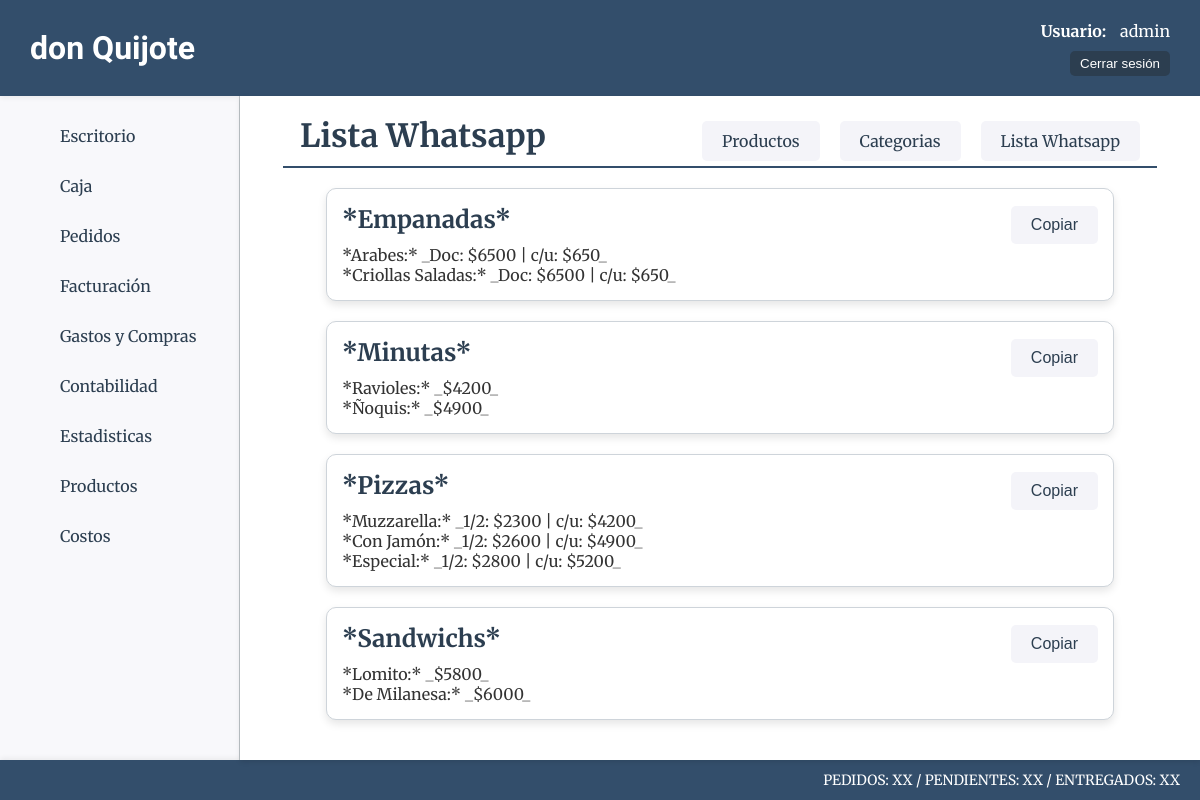
/productos/productos/lista_wa (signed in), run on an earlier commit of the app's database.
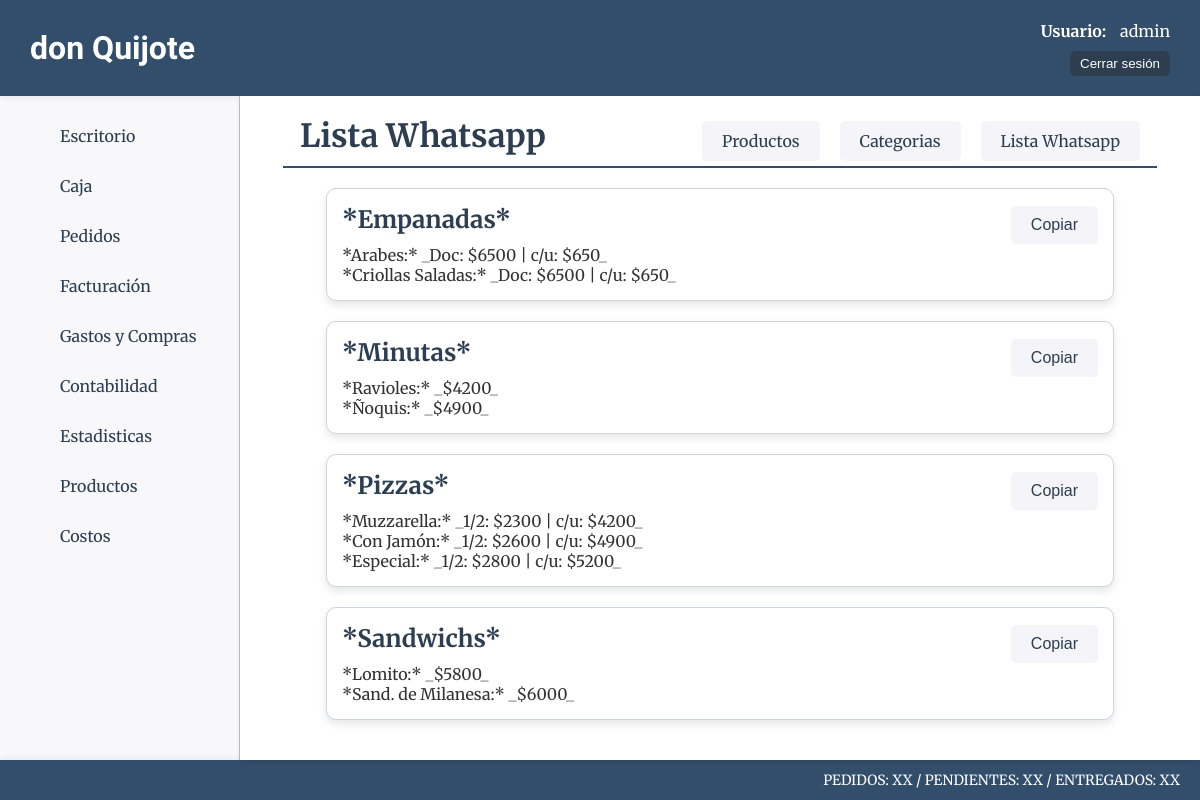
And on a later commit of the database.
### productos/models.py (models this page shows, shortened)
class Producto(models.Model):
    nombre=models.CharField(max_length=50, verbose_name="Nombre")
    categoria=models.ForeignKey(ProductoCategoria, on_delete=models.CASCADE, verbose_name="Categoría")
    descripcion=models.CharField(max_length=200, blank=True, null=True, verbose_name="Descripción")
    precio_unit=models.IntegerField(verbose_name="P. Unitario")
    precio_media=models.IntegerField(blank=True, null=True, verbose_name="P. Media")
    precio_doc=models.IntegerField(blank=True, null=True, verbose_name="P. Docena")

### productos/views.py (the view)
# urls.py: path("productos/lista_wa", views.lista_wa, name="lista_wa"),
@login_required
def lista_wa(request):
    productos = Producto.objects.select_related('categoria').order_by('categoria__nombre').all()
    context = {
        'object_list': productos
    }
    return render(request, 'productos/lista_wa.html', context)

### carro/context_processor.py (called while the page is built)
def importe_total_carro(request):
    total = 0
    if request.user.is_authenticated:
        if 'carro' in request.session:
            for key, value in request.session["carro"].items():
                if key != "datos":
                    total = total+float(value["subtotal"])
    return {"importe_total_carro":total}

### productos/templates/productos/lista_wa.html (shortened to what this page needs)
{% extends 'core/base.html' %}
{% load static %}
{% block css %}
    <link rel="stylesheet" href="{% static 'productos/css/styles.css' %}">
{% endblock css %}
{% block titulo %}
    <div class="titulo-container">
        <div class="titulo-producto-container">
            <h1 class="main-titulo">Lista Whatsapp</h1>
            <div class="productos-crear-cat">
                <a class="productos-crear" href="{% url 'productos:home' %}">Productos</a>
                <a class="productos-crear" href="{% url 'productos:categorias' %}">Categorias</a>
                <a class="productos-crear" href="{% url 'productos:lista_wa' %}">Lista Whatsapp</a>
            </div>
        </div>
        <hr  class="main-hr"/>
    </div>
{% endblock titulo %}
{% block main %}
    {% regroup object_list by categoria.nombre as categorias %}
    <div class="categorias-container">
        {% for categoria in categorias %}
        <div class="card-producto-categoria-container">
            <div class="card-categoria">
                <div class="titulo-producto-container">
                    <h1 class="categoria-titulo">*{{ categoria.grouper }}*</h1>
                    <button class="productos-crear" onclick="copiarAlPortapapeles(this)">Copiar</button>
                </div>
                <div class="categoria-info">
                    {% for producto in categoria.list %}
                        {% if producto.precio_doc %}
                            <p>*{{ producto.nombre }}:* _Doc: ${{producto.precio_doc}} | c/u: ${{producto.precio_unit}}_</p>
                        {% elif producto.precio_media %}
                            <p>*{{ producto.nombre }}:* _1/2: ${{producto.precio_media}} | c/u: ${{producto.precio_unit}}_</p>
                        {% else %}
                            <p>*{{ producto.nombre }}:* _${{producto.precio_unit}}_</p>
                        {% endif %}
                    {% endfor %}
                </div>
            </div>
        </div>
        {% endfor %}
    </div>
{% endblock main %}

What changed in the data, as far as the page shows it:
changed Producto: nombre "De Milanesa" → "Sand. de Milanesa"
